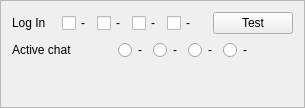
<?xml version="1.0" encoding="UTF-8"?>
<ui version="4.0">
 <class>KSTLoginFrame</class>
 <widget class="QFrame" name="KSTLoginFrame">
  <property name="geometry">
   <rect>
    <x>0</x>
    <y>0</y>
    <width>305</width>
    <height>108</height>
   </rect>
  </property>
  <property name="sizePolicy">
   <sizepolicy hsizetype="Preferred" vsizetype="Preferred">
    <horstretch>0</horstretch>
    <verstretch>0</verstretch>
   </sizepolicy>
  </property>
  <property name="toolTip">
   <string>Log in to these chats</string>
  </property>
  <property name="frameShape">
   <enum>QFrame::Shape::StyledPanel</enum>
  </property>
  <property name="frameShadow">
   <enum>QFrame::Shadow::Raised</enum>
  </property>
  <layout class="QVBoxLayout" name="verticalLayout">
   <item>
    <layout class="QHBoxLayout" name="horizontalLayout">
     <item>
      <widget class="QLabel" name="label_6">
       <property name="text">
        <string>Log In</string>
       </property>
      </widget>
     </item>
     <item>
      <spacer name="horizontalSpacer_5">
       <property name="orientation">
        <enum>Qt::Orientation::Horizontal</enum>
       </property>
       <property name="sizeType">
        <enum>QSizePolicy::Policy::Preferred</enum>
       </property>
       <property name="sizeHint" stdset="0">
        <size>
         <width>40</width>
         <height>20</height>
        </size>
       </property>
      </spacer>
     </item>
     <item>
      <widget class="QCheckBox" name="login1cb">
       <property name="text">
        <string notr="true">-</string>
       </property>
      </widget>
     </item>
     <item>
      <widget class="QCheckBox" name="login2cb">
       <property name="text">
        <string notr="true">-</string>
       </property>
      </widget>
     </item>
     <item>
      <widget class="QCheckBox" name="login3cb">
       <property name="text">
        <string notr="true">-</string>
       </property>
      </widget>
     </item>
     <item>
      <widget class="QCheckBox" name="login4cb">
       <property name="text">
        <string notr="true">-</string>
       </property>
      </widget>
     </item>
     <item>
      <spacer name="horizontalSpacer_2">
       <property name="orientation">
        <enum>Qt::Orientation::Horizontal</enum>
       </property>
       <property name="sizeHint" stdset="0">
        <size>
         <width>40</width>
         <height>20</height>
        </size>
       </property>
      </spacer>
     </item>
     <item>
      <widget class="QPushButton" name="KSTTestButton">
       <property name="text">
        <string>Test</string>
       </property>
      </widget>
     </item>
    </layout>
   </item>
   <item>
    <layout class="QHBoxLayout" name="horizontalLayout_2">
     <item>
      <widget class="QLabel" name="label_8">
       <property name="text">
        <string>Active chat</string>
       </property>
      </widget>
     </item>
     <item>
      <spacer name="horizontalSpacer_7">
       <property name="orientation">
        <enum>Qt::Orientation::Horizontal</enum>
       </property>
       <property name="sizeType">
        <enum>QSizePolicy::Policy::Preferred</enum>
       </property>
       <property name="sizeHint" stdset="0">
        <size>
         <width>40</width>
         <height>20</height>
        </size>
       </property>
      </spacer>
     </item>
     <item>
      <widget class="QRadioButton" name="active1rb">
       <property name="text">
        <string notr="true">-</string>
       </property>
      </widget>
     </item>
     <item>
      <widget class="QRadioButton" name="active2rb">
       <property name="text">
        <string notr="true">-</string>
       </property>
      </widget>
     </item>
     <item>
      <widget class="QRadioButton" name="active3rb">
       <property name="text">
        <string notr="true">-</string>
       </property>
      </widget>
     </item>
     <item>
      <widget class="QRadioButton" name="active4rb">
       <property name="text">
        <string notr="true">-</string>
       </property>
      </widget>
     </item>
     <item>
      <spacer name="horizontalSpacer">
       <property name="orientation">
        <enum>Qt::Orientation::Horizontal</enum>
       </property>
       <property name="sizeHint" stdset="0">
        <size>
         <width>40</width>
         <height>20</height>
        </size>
       </property>
      </spacer>
     </item>
    </layout>
   </item>
   <item>
    <spacer name="verticalSpacer">
     <property name="orientation">
      <enum>Qt::Orientation::Vertical</enum>
     </property>
     <property name="sizeHint" stdset="0">
      <size>
       <width>20</width>
       <height>0</height>
      </size>
     </property>
    </spacer>
   </item>
  </layout>
 </widget>
 <resources/>
 <connections/>
 <buttongroups>
  <buttongroup name="activeChatGroup"/>
 </buttongroups>
 </ui>
